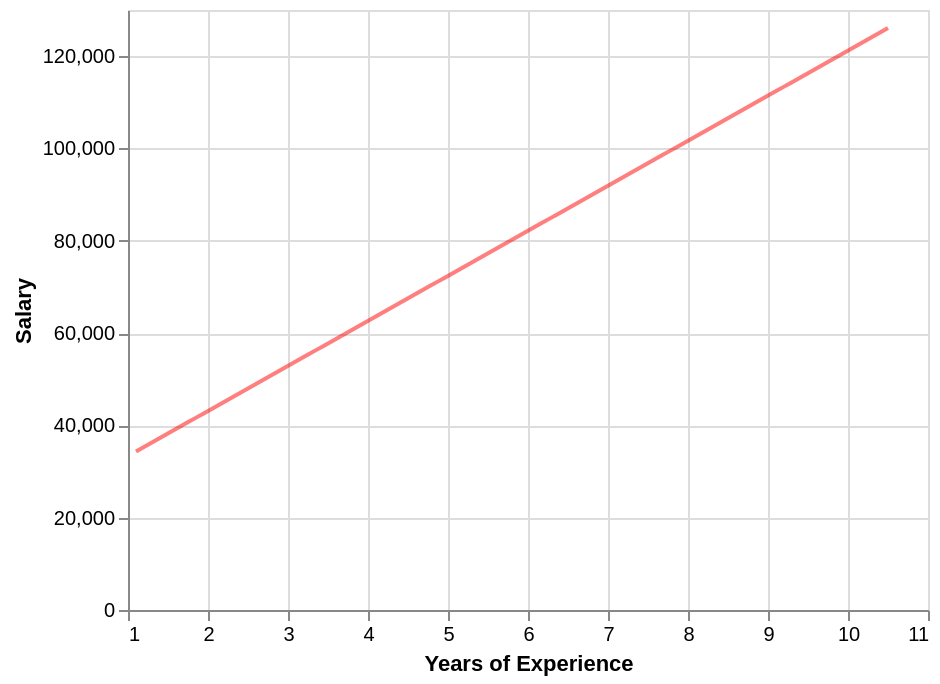

The code cell stored with this chart in its notebook:
### Markdown cell above
Complete the `get_salary_linear_fit_chart()` so that it displays a single fit line from the linear regression fit passed in to it. The chart should look like this:

![A line chart of Years of Experience (x axis) against Salary (y axis)](assignment3_salary_line_chart.png)

### Code cell
def get_salary_linear_fit_chart(salary_reg, opacity=0.5):
    '''
    Takes a single linear regression fit (as returned by `get_one_bootstrap_salary_fit()`) and
    returns an Altair chart plotting the fit line
    
    Parameters:
    
    - salary_reg: A regression fit
    - opacity: The opacity of the output line
    '''
    #use the model to predict the mean Salary at each x position
    pred_df = pd.DataFrame({
        'YearsExperience': salary_pred_grid['YearsExperience'],
        'Salary': salary_reg.predict(salary_pred_grid)
    })

    #insert code to return an Altair chart showing the fit line using `pred_df`
    #remember to set the opacity of the line mark to the `opacity` value
    #passed into this function (e.g. `mark_line(opacity=opacity)`)
    # draw the fitted regression line
    return alt.Chart(pred_df).mark_line(
        opacity = opacity, 
        color = "red"
    ).encode(
        x = alt.X("YearsExperience", title = "Years of Experience"),
        y = alt.Y("Salary", title = "Salary")
    )

get_salary_linear_fit_chart(salary_reg)

### Figure 1 — Vega-Lite specification as saved in the notebook (floating-point values rounded to 4 significant figures)
{"config": {"view": {"continuousWidth": 400, "continuousHeight": 300}}, "data": {"name": "data-8050673498a20bc765130abb14a6ff6b"}, "mark": {"type": "line", "color": "red", "opacity": 0.5}, "encoding": {"x": {"field": "YearsExperience", "title": "Years of Experience", "type": "quantitative"}, "y": {"field": "Salary", "title": "Salary", "type": "quantitative"}}, "$schema": "https://vega.github.io/schema/vega-lite/v4.17.0.json", "datasets": {"data-8050673498a20bc765130abb14a6ff6b": [{"YearsExperience": 1.1, "Salary": 34340.0}, {"YearsExperience": 1.194, "Salary": 35260.0}, {"YearsExperience": 1.288, "Salary": 36180.0}, {"YearsExperience": 1.382, "Salary": 37100.0}, {"YearsExperience": 1.476, "Salary": 38010.0}, {"YearsExperience": 1.57, "Salary": 38930.0}, {"YearsExperience": 1.664, "Salary": 39850.0}, {"YearsExperience": 1.758, "Salary": 40770.0}, {"YearsExperience": 1.852, "Salary": 41680.0}, {"YearsExperience": 1.946, "Salary": 42600.0}, {"YearsExperience": 2.04, "Salary": 43520.0}, {"YearsExperience": 2.134, "Salary": 44430.0}, {"YearsExperience": 2.228, "Salary": 45350.0}, {"YearsExperience": 2.322, "Salary": 46270.0}, {"YearsExperience": 2.416, "Salary": 47190.0}, {"YearsExperience": 2.51, "Salary": 48100.0}, {"YearsExperience": 2.604, "Salary": 49020.0}, {"YearsExperience": 2.698, "Salary": 49940.0}, {"YearsExperience": 2.792, "Salary": 50860.0}, {"YearsExperience": 2.886, "Salary": 51770.0}, {"YearsExperience": 2.98, "Salary": 52690.0}, {"YearsExperience": 3.074, "Salary": 53610.0}, {"YearsExperience": 3.168, "Salary": 54530.0}, {"YearsExperience": 3.262, "Salary": 55440.0}, {"YearsExperience": 3.356, "Salary": 56360.0}, {"YearsExperience": 3.45, "Salary": 57280.0}, {"YearsExperience": 3.544, "Salary": 58200.0}, {"YearsExperience": 3.638, "Salary": 59110.0}, {"YearsExperience": 3.732, "Salary": 60030.0}, {"YearsExperience": 3.826, "Salary": 60950.0}, {"YearsExperience": 3.92, "Salary": 61860.0}, {"YearsExperience": 4.014, "Salary": 62780.0}, {"YearsExperience": 4.108, "Salary": 63700.0}, {"YearsExperience": 4.202, "Salary": 64620.0}, {"YearsExperience": 4.296, "Salary": 65530.0}, {"YearsExperience": 4.39, "Salary": 66450.0}, {"YearsExperience": 4.484, "Salary": 67370.0}, {"YearsExperience": 4.578, "Salary": 68290.0}, {"YearsExperience": 4.672, "Salary": 69200.0}, {"YearsExperience": 4.766, "Salary": 70120.0}, {"YearsExperience": 4.86, "Salary": 71040.0}, {"YearsExperience": 4.954, "Salary": 71960.0}, {"YearsExperience": 5.048, "Salary": 72870.0}, {"YearsExperience": 5.142, "Salary": 73790.0}, {"YearsExperience": 5.236, "Salary": 74710.0}, {"YearsExperience": 5.33, "Salary": 75620.0}, {"YearsExperience": 5.424, "Salary": 76540.0}, {"YearsExperience": 5.518, "Salary": 77460.0}, {"YearsExperience": 5.612, "Salary": 78380.0}, {"YearsExperience": 5.706, "Salary": 79290.0}, {"YearsExperience": 5.8, "Salary": 80210.0}, {"YearsExperience": 5.894, "Salary": 81130.0}, {"YearsExperience": 5.988, "Salary": 82050.0}, {"YearsExperience": 6.082, "Salary": 82960.0}, {"YearsExperience": 6.176, "Salary": 83880.0}, {"YearsExperience": 6.27, "Salary": 84800.0}, {"YearsExperience": 6.364, "Salary": 85720.0}, {"YearsExperience": 6.458, "Salary": 86630.0}, {"YearsExperience": 6.552, "Salary": 87550.0}, {"YearsExperience": 6.646, "Salary": 88470.0}, {"YearsExperience": 6.74, "Salary": 89390.0}, {"YearsExperience": 6.834, "Salary": 90300.0}, {"YearsExperience": 6.928, "Salary": 91220.0}, {"YearsExperience": 7.022, "Salary": 92140.0}, {"YearsExperience": 7.116, "Salary": 93050.0}, {"YearsExperience": 7.21, "Salary": 93970.0}, {"YearsExperience": 7.304, "Salary": 94890.0}, {"YearsExperience": 7.398, "Salary": 95810.0}, {"YearsExperience": 7.492, "Salary": 96720.0}, {"YearsExperience": 7.586, "Salary": 97640.0}, {"YearsExperience": 7.68, "Salary": 98560.0}, {"YearsExperience": 7.774, "Salary": 99480.0}, {"YearsExperience": 7.868, "Salary": 100400.0}, {"YearsExperience": 7.962, "Salary": 101300.0}, {"YearsExperience": 8.056, "Salary": 102200.0}, {"YearsExperience": 8.15, "Salary": 103100.0}, {"YearsExperience": 8.244, "Salary": 104100.0}, {"YearsExperience": 8.338, "Salary": 105000.0}, {"YearsExperience": 8.432, "Salary": 105900.0}, {"YearsExperience": 8.526, "Salary": 106800.0}, {"YearsExperience": 8.62, "Salary": 107700.0}, {"YearsExperience": 8.714, "Salary": 108600.0}, {"YearsExperience": 8.808, "Salary": 109600.0}, {"YearsExperience": 8.902, "Salary": 110500.0}, {"YearsExperience": 8.996, "Salary": 111400.0}, {"YearsExperience": 9.09, "Salary": 112300.0}, {"YearsExperience": 9.184, "Salary": 113200.0}, {"YearsExperience": 9.278, "Salary": 114200.0}, {"YearsExperience": 9.372, "Salary": 115100.0}, {"YearsExperience": 9.466, "Salary": 116000.0}, {"YearsExperience": 9.56, "Salary": 116900.0}, {"YearsExperience": 9.654, "Salary": 117800.0}, {"YearsExperience": 9.748, "Salary": 118700.0}, {"YearsExperience": 9.842, "Salary": 119700.0}, {"YearsExperience": 9.936, "Salary": 120600.0}, {"YearsExperience": 10.03, "Salary": 121500.0}, {"YearsExperience": 10.12, "Salary": 122400.0}, {"YearsExperience": 10.22, "Salary": 123300.0}, {"YearsExperience": 10.31, "Salary": 124200.0}, {"YearsExperience": 10.41, "Salary": 125200.0}, {"YearsExperience": 10.5, "Salary": 126100.0}]}}
